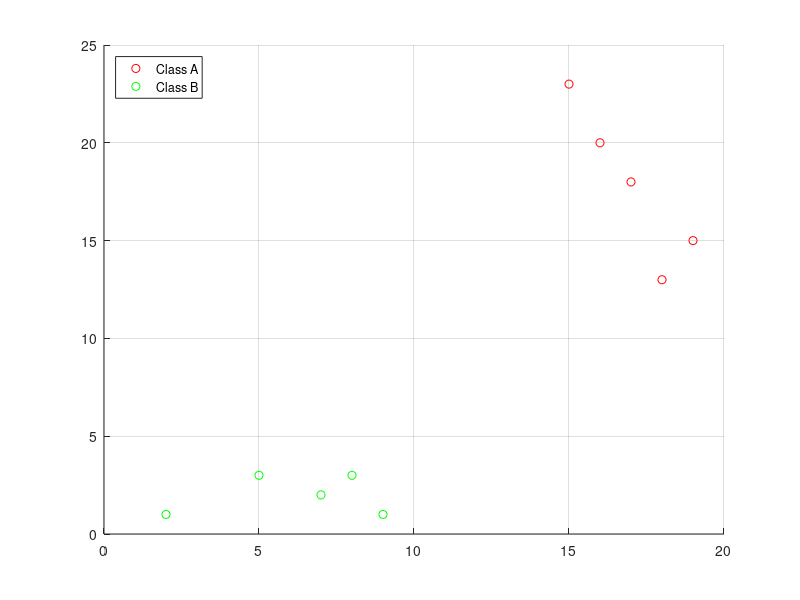

MATLAB code to generate this figure: (Note: this script raises an error after producing the figure.)
% Data
X = [5 3;
     2 1;
     7 2;
     8 3;
     9 1;
     15 23;
     17 18;
     18 13;
     16 20;
     19, 15];
% Labels of the data for each class
y = [1;
     1;
     1;
     1;
     1;
     -1;
     -1;
     -1;
     -1;
     -1];
% Plot 2D
scatter(X(y == -1,1),X(y == -1,2), 'r');
hold on
scatter(X(y == 1,1), X(y == 1,2), 'g');
grid on
legend('Class A', 'Class B', 'location', 'northwest')
% Tuning parameters
C = 1; % For upper boundary limit
lambda = 1; % Regularization (Makes it faster to solve the quadratic programming)
% Compute weigths, bias and find accuracy
[w, b, accuracy, solution] = lsvm(X, y, C, lambda);

% How long the line should be
min_value_column_1 = min(X(:,1));
max_value_column_1 = max(X(:,1));

% Create the separation line y = k*x + m
x1 = linspace(min_value_column_1, max_value_column_1);
x2 = (-w(1)*x1 - b) / w(2);

% Plot the separation line
plot(x1, x2, 'k', 'LineWidth', 2);
xlim([0 20]) % Max x-axis limit
ylim([0 20]) % Max y-axis limit
legend('Class A', 'Class B', 'Separation', 'location', 'northwest')
     
% Classify
x_unknown = [15; 5];
class_ID = sign(w*x_unknown - b)
if(class_ID > 0)
  disp('x_unknown class A')
else
  disp('x_unknown is class B')
end
